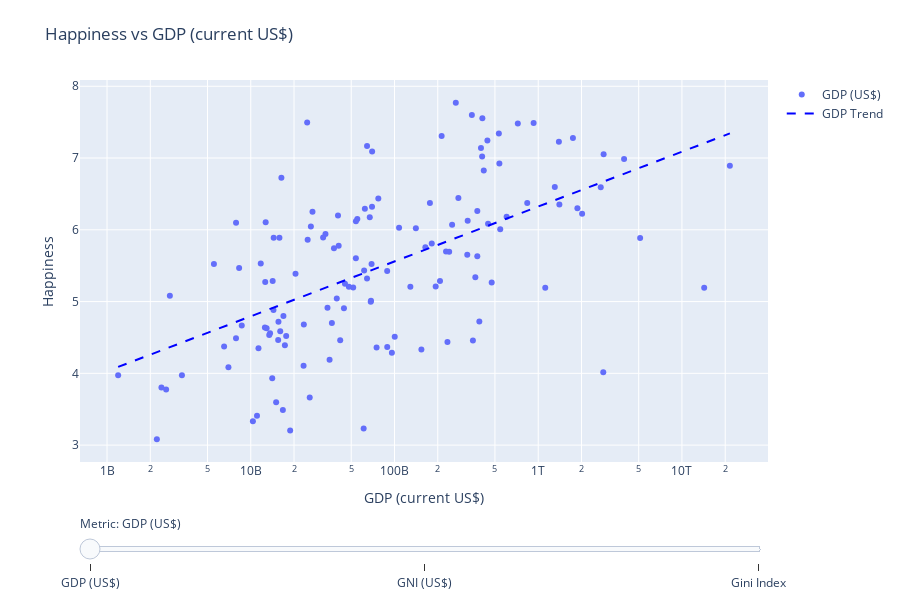

The notebook cell saved with this chart:
### Markdown cell above
It is often proposed that greater national wealth leads to higher levels of happiness among citizens. To see wether they are correlated, we analysed how average happiness scores relate to three key economic indicators: Gross Domestic Product (GDP), Gross National Income (GNI), and the Gini Index (Income inequality).

The trendlines suggest that countries with higher GDP and GNI often report higher happiness levels. This supports the general belief that wealth leads to happiness due to the fact that wealth increases access to basic needs, and social stability, factors that are positively associated with well-being and happiness. However, the relationship is not linear, and several wealthy countries show only moderate happiness scores, this suggests other factors are still extremely relevant and happiness cannot be predicted by looking at wealth alone. Correlation does not imply causation, and the observed pattern may be influenced by unmeasured factors.

The third plot, Happiness vs Gini Index, presents a different insight. Within this dataset, a negative correlation is visible, with happiness tending to decline as income inequality (measured by the Gini Index) increases. . In other words, even among wealthier nations, greater inequality is associated with lower average happiness. This aligns with findings by researchers such as Oishi et al., (2011), who in their research found that americans reported being happier on average in years where the national income inequality was less. This suggests income inequality might be a factor which has impact on the happiness . However income inequality may be acting as a substitute for how people perceive the fairness in society and the level of social mobility people have. Happiness is also a subjective measurement, and cultural differences in how inequality is perceived can vary widely, potentially affecting how people respond in surveys.

The plots suggest that while wealth does matter, its distribution may be even more of a factor. Factors such as income equality are likely important to how people will respond to questions about their happiness.

### Code cell
import pandas as pd
import numpy as np
import plotly.graph_objects as go
from plotly.offline import init_notebook_mode, iplot
from sklearn.linear_model import LinearRegression

init_notebook_mode(connected=True)

df = pd.read_csv('final.csv')

df['Happiness_rank'] = df['Happiness'].rank(method='min', ascending=False).astype(int)
total_countries = df['Country'].nunique()

df_gdp  = df.dropna(subset=['GDP_current_usd', 'Happiness', 'Country', 'Happiness_rank'])
df_gni  = df.dropna(subset=['GNI_current_usd', 'Happiness', 'Country', 'Happiness_rank'])
df_gini = df.dropna(subset=['Gini_index',       'Happiness', 'Country', 'Happiness_rank'])

def add_trend_line(fig, x, y, name, color, visible=True):
    
    x_vals = np.log(x) if name in ['GDP', 'GNI'] else x
    x_vals = x_vals.values.reshape(-1, 1)
    y_vals = y.values.reshape(-1, 1)
    
    model = LinearRegression()
    model.fit(x_vals, y_vals)
    
    
    x_trend = np.linspace(min(x), max(x), 100)
    x_trend_input = np.log(x_trend) if name in ['GDP', 'GNI'] else x_trend
    
    y_trend = model.predict(x_trend_input.reshape(-1, 1)).flatten()
    
    fig.add_trace(
        go.Scatter(
            x=x_trend,
            y=y_trend,
            mode='lines',
            name=f'{name} Trend',
            line=dict(color=color, dash='dash'),
            visible=visible,
            hoverinfo='skip'
        )
    )

trace_gdp = go.Scatter(
    x=df_gdp['GDP_current_usd'],
    y=df_gdp['Happiness'],
    mode='markers',
    name='GDP (US$)',
    visible=True,
    text=df_gdp['Country'],
    customdata=df_gdp['Happiness_rank'],
    hovertemplate=(
        "Country: %{text}<br>"
        f"Rank: %{{customdata}} out of {total_countries}<br>"
        "GDP (US$): %{x:$,.0f}<br>"
        "Happiness: %{y:.2f}<extra></extra>"
    )
)

trace_gni = go.Scatter(
    x=df_gni['GNI_current_usd'],
    y=df_gni['Happiness'],
    mode='markers',
    name='GNI (US$)',
    visible=False,
    text=df_gni['Country'],
    customdata=df_gni['Happiness_rank'],
    hovertemplate=(
        "Country: %{text}<br>"
        f"Rank: %{{customdata}} out of {total_countries}<br>"
        "GNI (US$): %{x:$,.0f}<br>"
        "Happiness: %{y:.2f}<extra></extra>"
    )
)

trace_gini = go.Scatter(
    x=df_gini['Gini_index'],
    y=df_gini['Happiness'],
    mode='markers',
    name='Gini Index',
    visible=False,
    text=df_gini['Country'],
    customdata=df_gini['Happiness_rank'],
    hovertemplate=(
        "Country: %{text}<br>"
        f"Rank: %{{customdata}} out of {total_countries}<br>"
        "Gini Index: %{x:.2f}<br>"
        "Happiness: %{y:.2f}<extra></extra>"
    )
)

fig = go.Figure(data=[trace_gdp, trace_gni, trace_gini])

add_trend_line(fig, df_gdp['GDP_current_usd'], df_gdp['Happiness'], 'GDP', 'blue', True)
add_trend_line(fig, df_gni['GNI_current_usd'], df_gni['Happiness'], 'GNI', 'blue', False)
add_trend_line(fig, df_gini['Gini_index'], df_gini['Happiness'], 'Gini', 'blue', False)

steps = [
    dict(
        method='update',
        label='GDP (US$)',
        args=[
            {'visible': [True, False, False]},
            {
                'title': 'Happiness vs GDP (current US$)',
                'xaxis': {'title': 'GDP (current US$)', 'type': 'log'},
                'yaxis': {'title': 'Happiness'}
            }
        ]
    ),
    dict(
        method='update',
        label='GNI (US$)',
        args=[
            {'visible': [False, True, False]},
            {
                'title': 'Happiness vs GNI (current US$)',
                'xaxis': {'title': 'GNI (current US$)', 'type': 'log'},
                'yaxis': {'title': 'Happiness'}
            }
        ]
    ),
    dict(
        method='update',
        label='Gini Index',
        args=[
            {'visible': [False, False, True]},
            {
                'title': 'Happiness vs Gini Index',
                'xaxis': {'title': 'Gini Index', 'type': 'linear'},
                'yaxis': {'title': 'Happiness'}
            }
        ]
    )
]

fig.update_layout(
    sliders=[dict(
        active=0,
        currentvalue={'prefix': 'Metric: '},
        pad={'t': 50},
        steps=steps
    )],
    title="Happiness vs GDP (current US$)",
    width=900,
    height=600,
    margin={'t':80},
    xaxis=dict(
        title='GDP (current US$)',
        type='log'
    ),
    yaxis=dict(
        title='Happiness'
    )
)

iplot(fig)

### Figure 1 — Plotly figure (JSON) as saved in the notebook; plotly's stock layout.template omitted (floating-point values rounded to 4 significant figures; data arrays with more than 128 entries replaced by an {"elided": "..."} marker saying what was removed)
{"data": [{"customdata": {"elided": "132 int values"}, "hovertemplate": "Country: %{text}<br>Rank: %{customdata} out of 133<br>GDP (US$): %{x:$,.0f}<br>Happiness: %{y:.2f}<extra></extra>", "mode": "markers", "name": "GDP (US$)", "text": {"elided": "132 str values"}, "type": "scatter", "visible": true, "x": {"elided": "132 float values"}, "y": {"elided": "132 float values"}}, {"customdata": {"elided": "132 int values"}, "hovertemplate": "Country: %{text}<br>Rank: %{customdata} out of 133<br>GNI (US$): %{x:$,.0f}<br>Happiness: %{y:.2f}<extra></extra>", "mode": "markers", "name": "GNI (US$)", "text": {"elided": "132 str values"}, "type": "scatter", "visible": false, "x": {"elided": "132 float values"}, "y": {"elided": "132 float values"}}, {"customdata": [1, 2, 3, 5, 6, 7, 9, 10, 12, 13, 14, 15, 16, 17, 18, 19, 21, 23, 28, 29, 30, 31, 33, 34, 36, 38, 39, 40, 42, 43, 44, 45, 46, 48, 49, 50, 53, 54, 55, 56, 57, 58, 59, 60, 63, 64, 66, 68, 69, 72, 73, 75, 82, 83, 86, 93, 100, 102, 104, 105, 111, 114, 116, 125, 128], "hovertemplate": "Country: %{text}<br>Rank: %{customdata} out of 133<br>Gini Index: %{x:.2f}<br>Happiness: %{y:.2f}<extra></extra>", "mode": "markers", "name": "Gini Index", "text": ["Finland", "Denmark", "Norway", "Netherlands", "Switzerland", "Sweden", "Canada", "Austria", "Costa Rica", "Israel", "Luxembourg", "United Kingdom", "Ireland", "Germany", "Belgium", "United States", "Malta", "France", "Spain", "Panama", "Brazil", "Uruguay", "El Salvador", "Italy", "Poland", "Lithuania", "Colombia", "Slovenia", "Kosovo", "Argentina", "Romania", "Cyprus", "Ecuador", "Thailand", "Latvia", "Estonia", "Japan", "Honduras", "Kazakhstan", "Bolivia", "Hungary", "Paraguay", "Peru", "Portugal", "Serbia", "Moldova", "Montenegro", "Croatia", "Dominican Republic", "Belarus", "Greece", "North Macedonia", "Indonesia", "China", "Bulgaria", "Albania", "Armenia", "Georgia", "Mauritania", "Mozambique", "Sri Lanka", "Ukraine", "Uganda", "Zimbabwe", "Malawi"], "type": "scatter", "visible": false, "x": [27.7, 27.7, 27.7, 29.2, 34, 29.3, 31.7, 30.2, 48.2, 38.3, 34.2, 32.8, 30.3, 31.8, 27.2, 41.9, 31, 31.2, 34.3, 49.8, 53.5, 39.7, 38.8, 34.6, 28.8, 35.3, 51.3, 24.4, 40.2, 43.3, 34.8, 31.2, 45.7, 34.9, 34.5, 30.8, 33, 48.2, 28, 41.6, 30, 45.7, 41.5, 32.8, 34.5, 26, 35.7, 28.9, 41.9, 25.3, 33.1, 33.5, 35.4, 38.2, 40.3, 30.1, 30, 35.9, 32, 50.3, 37.7, 26.6, 42.7, 50.3, 38.5], "y": [7.769, 7.6, 7.554, 7.488, 7.48, 7.343, 7.278, 7.246, 7.167, 7.139, 7.09, 7.054, 7.021, 6.985, 6.923, 6.892, 6.726, 6.592, 6.354, 6.321, 6.3, 6.293, 6.253, 6.223, 6.182, 6.149, 6.125, 6.118, 6.1, 6.086, 6.07, 6.046, 6.028, 6.008, 5.94, 5.893, 5.886, 5.86, 5.809, 5.779, 5.758, 5.743, 5.697, 5.693, 5.603, 5.529, 5.523, 5.432, 5.425, 5.323, 5.287, 5.274, 5.192, 5.191, 5.011, 4.719, 4.559, 4.519, 4.49, 4.466, 4.366, 4.332, 4.189, 3.663, 3.41]}, {"hoverinfo": "skip", "line": {"color": "blue", "dash": "dash"}, "mode": "lines", "name": "GDP Trend", "type": "scatter", "visible": true, "x": [1195000000.0, 218800000000.0, 436300000000.0, 653900000000.0, 871400000000.0, 1089000000000.0, 1307000000000.0, 1524000000000.0, 1742000000000.0, 1959000000000.0, 2177000000000.0, 2394000000000.0, 2612000000000.0, 2830000000000.0, 3047000000000.0, 3265000000000.0, 3482000000000.0, 3700000000000.0, 3917000000000.0, 4135000000000.0, 4352000000000.0, 4570000000000.0, 4788000000000.0, 5005000000000.0, 5223000000000.0, 5440000000000.0, 5658000000000.0, 5875000000000.0, 6093000000000.0, 6311000000000.0, 6528000000000.0, 6746000000000.0, 6963000000000.0, 7181000000000.0, 7398000000000.0, 7616000000000.0, 7833000000000.0, 8051000000000.0, 8269000000000.0, 8486000000000.0, 8704000000000.0, 8921000000000.0, 9139000000000.0, 9356000000000.0, 9574000000000.0, 9792000000000.0, 10010000000000.0, 10230000000000.0, 10440000000000.0, 10660000000000.0, 10880000000000.0, 11100000000000.0, 11310000000000.0, 11530000000000.0, 11750000000000.0, 11970000000000.0, 12180000000000.0, 12400000000000.0, 12620000000000.0, 12840000000000.0, 13060000000000.0, 13270000000000.0, 13490000000000.0, 13710000000000.0, 13930000000000.0, 14140000000000.0, 14360000000000.0, 14580000000000.0, 14800000000000.0, 15010000000000.0, 15230000000000.0, 15450000000000.0, 15670000000000.0, 15880000000000.0, 16100000000000.0, 16320000000000.0, 16540000000000.0, 16750000000000.0, 16970000000000.0, 17190000000000.0, 17410000000000.0, 17620000000000.0, 17840000000000.0, 18060000000000.0, 18280000000000.0, 18490000000000.0, 18710000000000.0, 18930000000000.0, 19150000000000.0, 19360000000000.0, 19580000000000.0, 19800000000000.0, 20020000000000.0, 20230000000000.0, 20450000000000.0, 20670000000000.0, 20890000000000.0, 21100000000000.0, 21320000000000.0, 21539982000000], "y": [4.089, 5.819, 6.048, 6.183, 6.278, 6.352, 6.413, 6.464, 6.508, 6.547, 6.582, 6.614, 6.643, 6.669, 6.694, 6.717, 6.738, 6.758, 6.777, 6.795, 6.812, 6.828, 6.844, 6.859, 6.873, 6.886, 6.899, 6.912, 6.924, 6.936, 6.947, 6.958, 6.968, 6.978, 6.988, 6.998, 7.007, 7.016, 7.025, 7.034, 7.042, 7.051, 7.059, 7.066, 7.074, 7.081, 7.089, 7.096, 7.103, 7.11, 7.116, 7.123, 7.129, 7.136, 7.142, 7.148, 7.154, 7.16, 7.166, 7.171, 7.177, 7.182, 7.188, 7.193, 7.198, 7.203, 7.209, 7.214, 7.218, 7.223, 7.228, 7.233, 7.237, 7.242, 7.247, 7.251, 7.255, 7.26, 7.264, 7.268, 7.272, 7.277, 7.281, 7.285, 7.289, 7.293, 7.296, 7.3, 7.304, 7.308, 7.312, 7.315, 7.319, 7.322, 7.326, 7.329, 7.333, 7.336, 7.34, 7.343]}, {"hoverinfo": "skip", "line": {"color": "blue", "dash": "dash"}, "mode": "lines", "name": "GNI Trend", "type": "scatter", "visible": false, "x": [1201000000.0, 221000000000.0, 440900000000.0, 660700000000.0, 880500000000.0, 1100000000000.0, 1320000000000.0, 1540000000000.0, 1760000000000.0, 1980000000000.0, 2200000000000.0, 2419000000000.0, 2639000000000.0, 2859000000000.0, 3079000000000.0, 3299000000000.0, 3519000000000.0, 3738000000000.0, 3958000000000.0, 4178000000000.0, 4398000000000.0, 4618000000000.0, 4838000000000.0, 5057000000000.0, 5277000000000.0, 5497000000000.0, 5717000000000.0, 5937000000000.0, 6157000000000.0, 6376000000000.0, 6596000000000.0, 6816000000000.0, 7036000000000.0, 7256000000000.0, 7476000000000.0, 7695000000000.0, 7915000000000.0, 8135000000000.0, 8355000000000.0, 8575000000000.0, 8795000000000.0, 9014000000000.0, 9234000000000.0, 9454000000000.0, 9674000000000.0, 9894000000000.0, 10110000000000.0, 10330000000000.0, 10550000000000.0, 10770000000000.0, 10990000000000.0, 11210000000000.0, 11430000000000.0, 11650000000000.0, 11870000000000.0, 12090000000000.0, 12310000000000.0, 12530000000000.0, 12750000000000.0, 12970000000000.0, 13190000000000.0, 13410000000000.0, 13630000000000.0, 13850000000000.0, 14070000000000.0, 14290000000000.0, 14510000000000.0, 14730000000000.0, 14950000000000.0, 15170000000000.0, 15390000000000.0, 15610000000000.0, 15830000000000.0, 16050000000000.0, 16270000000000.0, 16490000000000.0, 16710000000000.0, 16930000000000.0, 17150000000000.0, 17370000000000.0, 17590000000000.0, 17810000000000.0, 18030000000000.0, 18250000000000.0, 18470000000000.0, 18690000000000.0, 18910000000000.0, 19130000000000.0, 19350000000000.0, 19570000000000.0, 19790000000000.0, 20010000000000.0, 20230000000000.0, 20450000000000.0, 20670000000000.0, 20890000000000.0, 21110000000000.0, 21330000000000.0, 21550000000000.0, 21764838000000], "y": [4.108, 5.826, 6.054, 6.187, 6.282, 6.355, 6.415, 6.466, 6.51, 6.549, 6.583, 6.615, 6.643, 6.67, 6.694, 6.717, 6.738, 6.758, 6.777, 6.795, 6.812, 6.828, 6.843, 6.858, 6.872, 6.885, 6.898, 6.91, 6.922, 6.934, 6.945, 6.956, 6.966, 6.977, 6.986, 6.996, 7.005, 7.014, 7.023, 7.032, 7.04, 7.048, 7.056, 7.064, 7.071, 7.079, 7.086, 7.093, 7.1, 7.107, 7.113, 7.12, 7.126, 7.133, 7.139, 7.145, 7.151, 7.157, 7.162, 7.168, 7.174, 7.179, 7.184, 7.19, 7.195, 7.2, 7.205, 7.21, 7.215, 7.22, 7.224, 7.229, 7.234, 7.238, 7.243, 7.247, 7.251, 7.256, 7.26, 7.264, 7.268, 7.272, 7.276, 7.28, 7.284, 7.288, 7.292, 7.296, 7.3, 7.303, 7.307, 7.311, 7.314, 7.318, 7.321, 7.325, 7.328, 7.332, 7.335, 7.338]}, {"hoverinfo": "skip", "line": {"color": "blue", "dash": "dash"}, "mode": "lines", "name": "Gini Trend", "type": "scatter", "visible": false, "x": [24.4, 24.69, 24.99, 25.28, 25.58, 25.87, 26.16, 26.46, 26.75, 27.05, 27.34, 27.63, 27.93, 28.22, 28.52, 28.81, 29.1, 29.4, 29.69, 29.98, 30.28, 30.57, 30.87, 31.16, 31.45, 31.75, 32.04, 32.34, 32.63, 32.92, 33.22, 33.51, 33.81, 34.1, 34.39, 34.69, 34.98, 35.28, 35.57, 35.86, 36.16, 36.45, 36.75, 37.04, 37.33, 37.63, 37.92, 38.22, 38.51, 38.8, 39.1, 39.39, 39.68, 39.98, 40.27, 40.57, 40.86, 41.15, 41.45, 41.74, 42.04, 42.33, 42.62, 42.92, 43.21, 43.51, 43.8, 44.09, 44.39, 44.68, 44.98, 45.27, 45.56, 45.86, 46.15, 46.45, 46.74, 47.03, 47.33, 47.62, 47.92, 48.21, 48.5, 48.8, 49.09, 49.38, 49.68, 49.97, 50.27, 50.56, 50.85, 51.15, 51.44, 51.74, 52.03, 52.32, 52.62, 52.91, 53.21, 53.5], "y": [6.314, 6.305, 6.296, 6.286, 6.277, 6.268, 6.259, 6.25, 6.241, 6.231, 6.222, 6.213, 6.204, 6.195, 6.186, 6.176, 6.167, 6.158, 6.149, 6.14, 6.131, 6.121, 6.112, 6.103, 6.094, 6.085, 6.075, 6.066, 6.057, 6.048, 6.039, 6.03, 6.02, 6.011, 6.002, 5.993, 5.984, 5.975, 5.965, 5.956, 5.947, 5.938, 5.929, 5.92, 5.91, 5.901, 5.892, 5.883, 5.874, 5.864, 5.855, 5.846, 5.837, 5.828, 5.819, 5.809, 5.8, 5.791, 5.782, 5.773, 5.764, 5.754, 5.745, 5.736, 5.727, 5.718, 5.709, 5.699, 5.69, 5.681, 5.672, 5.663, 5.653, 5.644, 5.635, 5.626, 5.617, 5.608, 5.598, 5.589, 5.58, 5.571, 5.562, 5.553, 5.543, 5.534, 5.525, 5.516, 5.507, 5.498, 5.488, 5.479, 5.47, 5.461, 5.452, 5.442, 5.433, 5.424, 5.415, 5.406]}], "layout": {"height": 600, "margin": {"t": 80}, "sliders": [{"active": 0, "currentvalue": {"prefix": "Metric: "}, "pad": {"t": 50}, "steps": [{"args": [{"visible": [true, false, false]}, {"title": "Happiness vs GDP (current US$)", "xaxis": {"title": "GDP (current US$)", "type": "log"}, "yaxis": {"title": "Happiness"}}], "label": "GDP (US$)", "method": "update"}, {"args": [{"visible": [false, true, false]}, {"title": "Happiness vs GNI (current US$)", "xaxis": {"title": "GNI (current US$)", "type": "log"}, "yaxis": {"title": "Happiness"}}], "label": "GNI (US$)", "method": "update"}, {"args": [{"visible": [false, false, true]}, {"title": "Happiness vs Gini Index", "xaxis": {"title": "Gini Index", "type": "linear"}, "yaxis": {"title": "Happiness"}}], "label": "Gini Index", "method": "update"}]}], "title": {"text": "Happiness vs GDP (current US$)"}, "width": 900, "xaxis": {"title": {"text": "GDP (current US$)"}, "type": "log"}, "yaxis": {"title": {"text": "Happiness"}}}}
